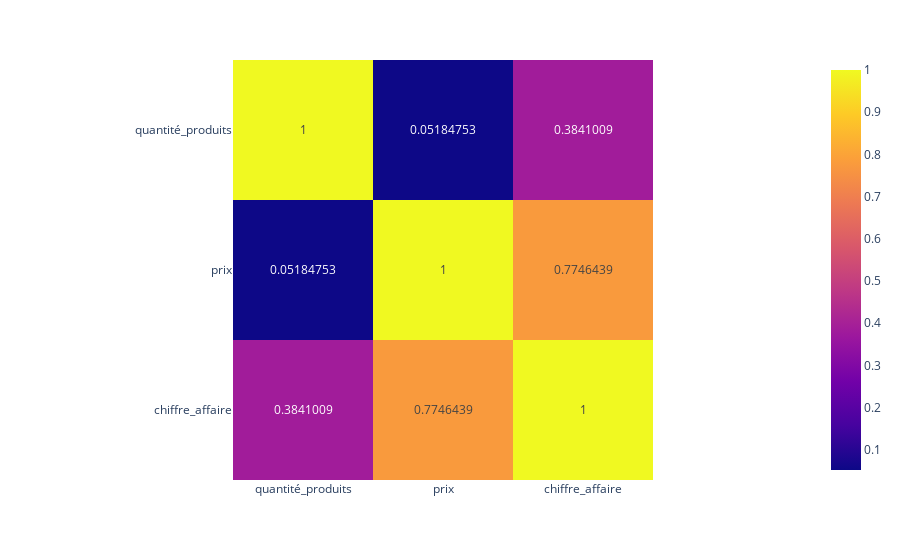

This figure's notebook cell:
### Code cell
afficher_graphique_corrélation(total_chiffre_d_affaire)

### Figure 1 — Plotly figure (JSON) as saved in the notebook; plotly's stock layout.template omitted (floating-point values rounded to 4 significant figures)
{"data": [{"coloraxis": "coloraxis", "hovertemplate": "x: %{x}<br>y: %{y}<br>color: %{z}<extra></extra>", "name": "0", "texttemplate": "%{z}", "type": "heatmap", "x": ["quantité_produits", "prix", "chiffre_affaire"], "xaxis": "x", "y": ["quantité_produits", "prix", "chiffre_affaire"], "yaxis": "y", "z": [[1, 0.05185, 0.3841], [0.05185, 1, 0.7746], [0.3841, 0.7746, 1]]}], "layout": {"coloraxis": {"colorscale": [[0, "#0d0887"], [0.1111, "#46039f"], [0.2222, "#7201a8"], [0.3333, "#9c179e"], [0.4444, "#bd3786"], [0.5556, "#d8576b"], [0.6667, "#ed7953"], [0.7778, "#fb9f3a"], [0.8889, "#fdca26"], [1, "#f0f921"]]}, "margin": {"t": 60}, "xaxis": {"anchor": "y", "constrain": "domain", "domain": [0, 1], "scaleanchor": "y"}, "yaxis": {"anchor": "x", "autorange": "reversed", "constrain": "domain", "domain": [0, 1]}}}
